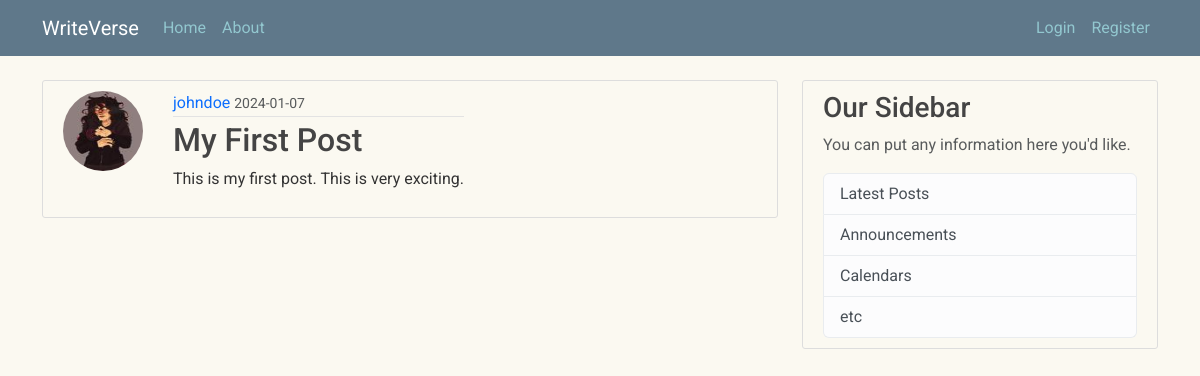
/post/1, run on an earlier commit of the app's database.
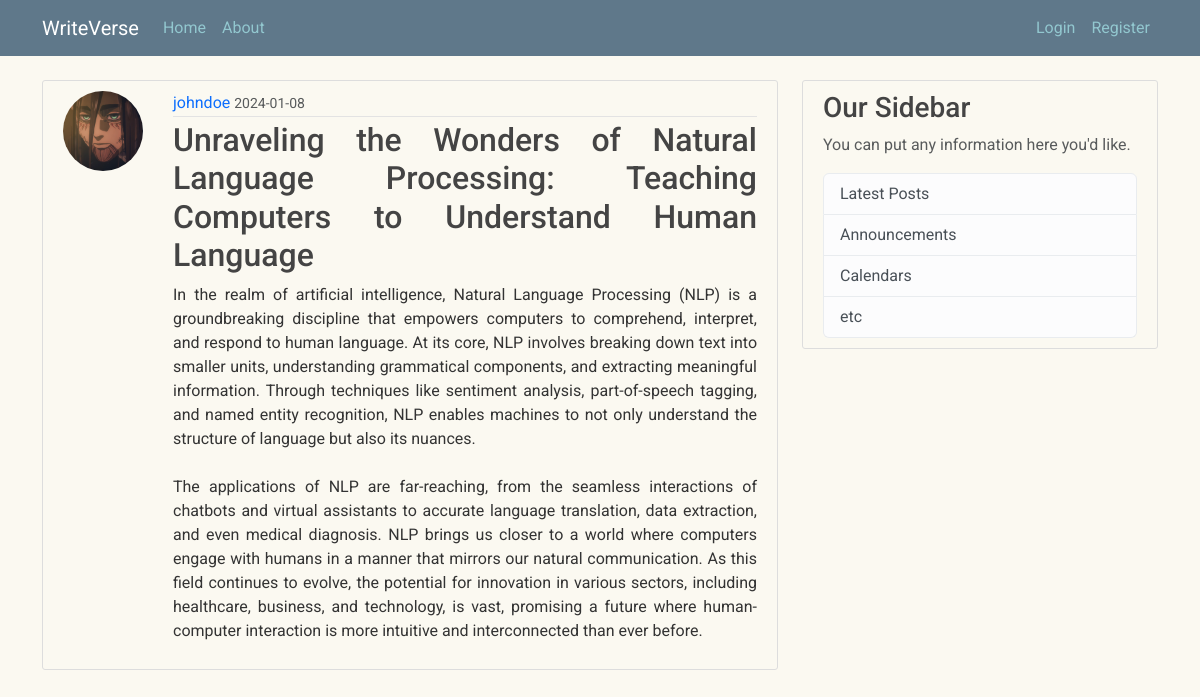
And on a later commit of the database.
### writeverse/models.py (models this page shows, shortened)
class User(db.Model, UserMixin):
    id = db.Column(db.Integer, primary_key=True)
    username = db.Column(db.String(20), unique=True, nullable=False)
    email = db.Column(db.String(120), unique=True, nullable=False)
    image_file = db.Column(db.String(20), nullable=False, default='default.jpeg')
    password = db.Column(db.String(60), nullable=False)
    posts = db.relationship('Post', backref='author', lazy=True)

class Post(db.Model):
    id = db.Column(db.Integer, primary_key=True)
    title = db.Column(db.String(100), nullable=False)
    date_posted = db.Column(db.DateTime, nullable=False, default=datetime.utcnow)
    content = db.Column(db.Text, nullable=False)
    user_id = db.Column(db.Integer, db.ForeignKey('user.id'), nullable=False)

### writeverse/routes.py (the view)
@app.route("/post/<int:post_id>")
def post(post_id):
    post = Post.query.get_or_404(post_id)
    return render_template("post.html", title=post.title, post=post)

### writeverse/templates/post.html (shortened to what this page needs)
{% extends "layout.html" %}
{% block content %}
        <article class="media content-section" id="post-section">
            <img class="rounded-circle article-image" src="{{ url_for('static', filename='profile_pics/' + post.author.image_file) }}">
          <div class="media-body">
            <div class="article-metadata">
              <a class="mr-2" href="#">{{ post.author.username }}</a>
              <small class="text-muted">{{ post.date_posted.strftime('%Y-%m-%d') }}</small>
            </div>
            <h2 class="article-title">{{ post.title }}</h2>
            <p class="article-content">{{ post.content }}</p>
          </div>
        </article>
{% endblock content %}

### writeverse/templates/layout.html (shortened to what this page needs)
<!doctype html>
<html lang="en">
<head>
    <link href="https://cdn.jsdelivr.net/npm/bootstrap@5.3.2/dist/css/bootstrap.min.css" rel="stylesheet">
    <link rel = "stylesheet" type = "text/css" href = "{{ url_for('static', filename='main.css')}}">
</head>
<body>
    <header class="site-header">
      <nav class="navbar navbar-expand-md navbar-dark bg-steel fixed-top">
        <div class="container">
          <a class="navbar-brand mr-4" href="/">WriteVerse</a>
          <div class="collapse navbar-collapse" id="navbarToggle">
            <div class="navbar-nav mr-auto">
              <a class="nav-item nav-link" href="{{ url_for('home') }}">Home</a>
              <a class="nav-item nav-link" href="{{ url_for('about') }}">About</a>
            </div>
            <div class="navbar-nav">
                {% if current_user.is_authenticated %}
                    <a class="nav-item nav-link" href="{{ url_for('new_post') }}">New Post</a>
                    <a class="nav-item nav-link" href="{{ url_for('account') }}">Account</a>
                    <a class="nav-item nav-link" href="{{ url_for('logout') }}">Logout</a>
                {% else %}
              <a class="nav-item nav-link" href="{{ url_for('login') }}">Login</a>
              <a class="nav-item nav-link" href="{{ url_for('register') }}">Register</a>
                {% endif %}
            </div>
          </div>
        </div>
      </nav>
    </header>
    <main role="main" class="container">
      <div class="row">
        <div class="col-md-8">
            {% block content %}{% endblock %}
        </div>
        <div class="col-md-4">
          <div class="content-section">
            <h3>Our Sidebar</h3>
            <p class='text-muted'>You can put any information here you'd like.
              <ul class="list-group">
                <li class="list-group-item list-group-item-light">Latest Posts</li>
                <li class="list-group-item list-group-item-light">Announcements</li>
                <li class="list-group-item list-group-item-light">Calendars</li>
                <li class="list-group-item list-group-item-light">etc</li>
              </ul>
          </div>
        </div>
      </div>
    </main>
</body>
</html>

### writeverse/static/main.css (style rules this page uses)
body { background: #FBF9F1; color: #333333; margin-top: 5rem; font-family: 'Roboto', sans-serif; }
h1, h2, h3, h4, h5, h6 { color: #444444; }
.bg-steel { background-color: #5f788a; }
.site-header .navbar-nav .nav-link { color: #92C7CF; }
.content-section { background: #FBF9F1; padding: 10px 20px; border: 1px solid #dddddd; border-radius: 3px; margin-bottom: 20px; }
.article-title { color: #444444; text-align: justify; }
.article-content { white-space: pre-line; text-align: justify; }
.article-metadata { padding-bottom: 1px; margin-bottom: 4px; border-bottom: 1px solid #e3e3e3 }
a { text-decoration: none; }
.navbar-expand-md .navbar-collapse { justify-content:space-between; }
#post-section { display: flex; }
.article-image { height: 80px; width: 80px; margin-right: 30px; }

What changed in the data, as far as the page shows it:
changed User "johndoe": image_file: a different picture
changed Post: date_posted "2024-01-07" → "2024-01-08"; title "My First Post" → "Unraveling the Wonders of Natural Language Processing: Teaching Computers to Understand Human Language"; content "This is my first post. This is very exciting." → "In the realm of artificial intelligence, Natural Language Processing (NLP) is a groundbreaking discipline that empowers computers to comprehend, interpret, and respond to human language. At its core, NLP involves breaking down text into smaller units, understanding grammatical components, and extracting meaningful information. Through techniques like sentiment analysis, part-of-speech tagging, and named entity recognition, NLP enables machines to not only understand the structure of language but also its nuances. The applications of NLP are far-reaching, from the seamless interactions of chatbots and virtual assistants to accurate language translation, data extraction, and even medical…"
